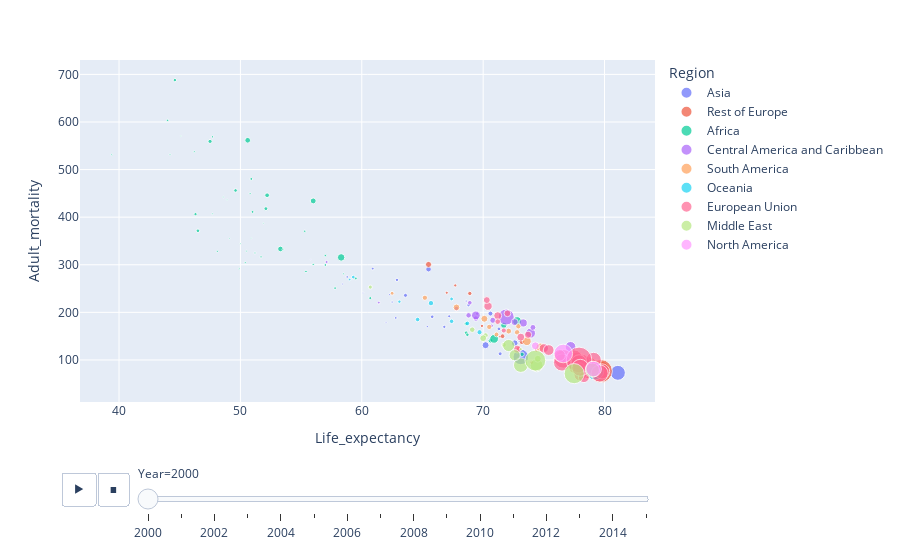

This figure's notebook cell:
### Markdown cell above
### Some final cool things!

You can animate a plot to visualise evolution over time. We'll return to the dataframe `df` for this, but again look at adult mortality against life expectancy.

### Code cell
fig = px.scatter(
    data_frame=df,
    x="Life_expectancy",
    y="Adult_mortality",
    hover_name="Country",
    color="Region",
    size="GDP_per_capita",
    animation_frame="Year",
)
fig.show()

### Figure 1 — Plotly figure (JSON) as saved in the notebook; plotly's stock layout.template omitted (floating-point values rounded to 4 significant figures)
{"data": [{"hovertemplate": "<b>%{hovertext}</b><br><br>Region=Asia<br>Year=2000<br>Life_expectancy=%{x}<br>Adult_mortality=%{y}<br>GDP_per_capita=%{marker.size}<extra></extra>", "hovertext": ["Afghanistan", "Azerbaijan", "Bangladesh", "Bhutan", "Brunei Darussalam", "Cambodia", "China", "India", "Indonesia", "Japan", "Kazakhstan", "Kyrgyz Republic", "Lao PDR", "Malaysia", "Maldives", "Mongolia", "Myanmar", "Nepal", "Pakistan", "Philippines", "Singapore", "Sri Lanka", "Tajikistan", "Thailand", "Turkmenistan", "Uzbekistan", "Vietnam"], "legendgroup": "Asia", "marker": {"color": "#636efa", "size": [148, 1481, 654, 1108, 34064, 487, 2194, 758, 1868, 31431, 4446, 718, 936, 6393, 6982, 1592, 310, 561, 1029, 1831, 34891, 1923, 434, 3518, 2288, 1277, 1170], "sizemode": "area", "sizeref": 281.0, "symbol": "circle"}, "mode": "markers", "name": "Asia", "orientation": "v", "showlegend": true, "type": "scatter", "x": [55.8, 66.8, 65.4, 60.9, 73.1, 58.4, 71.4, 62.5, 65.8, 81.1, 65.5, 68.6, 58.8, 72.6, 70.2, 62.9, 60.1, 62.3, 62.8, 68.8, 78, 71.3, 62, 70.6, 63.6, 67.2, 73], "xaxis": "x", "y": [310.8, 169.5, 170.1, 291.9, 106.3, 259.5, 112.9, 221.6, 190.8, 72.95, 290.7, 223.7, 274.5, 135.1, 131.0, 268.3, 241.4, 237.2, 188.3, 215.4, 80.15, 165.3, 178.8, 197.4, 235.7, 191.8, 139.4], "yaxis": "y"}, {"hovertemplate": "<b>%{hovertext}</b><br><br>Region=Rest of Europe<br>Year=2000<br>Life_expectancy=%{x}<br>Adult_mortality=%{y}<br>GDP_per_capita=%{marker.size}<extra></extra>", "hovertext": ["Albania", "Armenia", "Belarus", "Bosnia and Herzegovina", "Georgia", "Iceland", "Moldova", "Montenegro", "North Macedonia", "Norway", "Russian Federation", "Serbia", "Switzerland", "Ukraine", "United Kingdom"], "legendgroup": "Rest of Europe", "marker": {"color": "#EF553B", "size": [1961, 1290, 2617, 2848, 1567, 42175, 1338, 4432, 3283, 67438, 5324, 3193, 74013, 1420, 39229], "sizemode": "area", "sizeref": 281.0, "symbol": "circle"}, "mode": "markers", "name": "Rest of Europe", "orientation": "v", "showlegend": true, "type": "scatter", "x": [74, 71.4, 68.9, 74.4, 69.9, 79.7, 67, 73.2, 72.9, 78.6, 65.5, 71.6, 79.7, 67.7, 77.7], "xaxis": "x", "y": [94.7, 149.1, 239.7, 121.2, 171.5, 78.92, 241.2, 138.1, 123.0, 83.86, 300.6, 149.9, 76.68, 256.5, 88.02], "yaxis": "y"}, {"hovertemplate": "<b>%{hovertext}</b><br><br>Region=Africa<br>Year=2000<br>Life_expectancy=%{x}<br>Adult_mortality=%{y}<br>GDP_per_capita=%{marker.size}<extra></extra>", "hovertext": ["Algeria", "Angola", "Benin", "Botswana", "Burkina Faso", "Burundi", "Cabo Verde", "Cameroon", "Central African Republic", "Chad", "Comoros", "Congo, Dem. Rep.", "Congo, Rep.", "Cote d'Ivoire", "Djibouti", "Egypt, Arab Rep.", "Equatorial Guinea", "Eritrea", "Eswatini", "Ethiopia", "Gabon", "Gambia, The", "Ghana", "Guinea", "Guinea-Bissau", "Kenya", "Lesotho", "Liberia", "Libya", "Madagascar", "Malawi", "Mali", "Mauritania", "Mauritius", "Morocco", "Mozambique", "Namibia", "Niger", "Nigeria", "Rwanda", "Senegal", "Seychelles", "Sierra Leone", "Somalia", "South Africa", "Tanzania", "Togo", "Tunisia", "Uganda", "Zambia", "Zimbabwe"], "legendgroup": "Africa", "marker": {"color": "#00cc96", "size": [3111, 1832, 906, 4569, 440, 307, 1974, 1107, 460, 375, 1190, 351, 2062, 1848, 768, 2610, 4454, 828, 2472, 262, 7888, 729, 1041, 628, 577, 1146, 715, 776, 10747, 488, 294, 572, 1296, 5534, 1763, 295, 3125, 399, 1451, 345, 1067, 11178, 403, 174, 4930, 568, 506, 2881, 517, 774, 1697], "sizemode": "area", "sizeref": 281.0, "symbol": "circle"}, "mode": "markers", "name": "Africa", "orientation": "v", "showlegend": true, "type": "scatter", "x": [70.6, 46.5, 55.4, 50.6, 50.5, 49.1, 68.6, 51, 44.2, 47.7, 59.5, 50, 52.1, 49.6, 57, 68.6, 53.3, 55.3, 47.5, 51.9, 58.3, 56, 57, 51.2, 50.4, 50.9, 47.7, 51.7, 70.9, 58.5, 45.1, 48.1, 60.7, 71.7, 68.7, 48.9, 52.2, 49.9, 46.3, 48.6, 57.8, 72.8, 39.4, 50.9, 56, 50.8, 53.5, 73.2, 46.2, 44, 44.6], "xaxis": "x", "y": [140.5, 371.4, 285.9, 561.5, 328.8, 355.0, 157.1, 411.1, 531.5, 407.0, 271.4, 344.3, 417.9, 456.2, 319.4, 175.9, 333.2, 370.5, 559.2, 387.2, 315.4, 300.7, 299.5, 324.8, 304.4, 480.4, 568.8, 316.6, 144.3, 281.0, 570.6, 328.2, 229.9, 172.9, 152.9, 436.5, 446.1, 291.8, 406.4, 442.3, 250.9, 181.6, 531.3, 355.9, 434.1, 449.9, 332.0, 111.9, 537.6, 603.5, 688.0], "yaxis": "y"}, {"hovertemplate": "<b>%{hovertext}</b><br><br>Region=Central America and Caribbean<br>Year=2000<br>Life_expectancy=%{x}<br>Adult_mortality=%{y}<br>GDP_per_capita=%{marker.size}<extra></extra>", "hovertext": ["Antigua and Barbuda", "Bahamas, The", "Barbados", "Belize", "Costa Rica", "Cuba", "Dominican Republic", "El Salvador", "Grenada", "Guatemala", "Haiti", "Honduras", "Jamaica", "Nicaragua", "Panama", "Sao Tome and Principe", "St. Lucia", "St. Vincent and the Grenadines", "Trinidad and Tobago"], "legendgroup": "Central America and Caribbean", "marker": {"color": "#ab63fa", "size": [14070, 35794, 16277, 4275, 7678, 4106, 4209, 2993, 6977, 3195, 1316, 1790, 4841, 1445, 6955, 1081, 9327, 5339, 10669], "sizemode": "area", "sizeref": 281.0, "symbol": "circle"}, "mode": "markers", "name": "Central America and Caribbean", "orientation": "v", "showlegend": true, "type": "scatter", "x": [73.9, 71.9, 77.2, 68.8, 77.5, 76.7, 69.4, 68.9, 72.6, 67.8, 57.1, 70.7, 74.1, 69.5, 75.1, 61.4, 73.3, 70.8, 69.4], "xaxis": "x", "y": [156.2, 190.1, 127.4, 193.7, 99.0, 111.3, 187.0, 220.1, 179.5, 207.8, 305.8, 171.7, 168.4, 197.0, 124.9, 220.4, 177.7, 183.4, 193.7], "yaxis": "y"}, {"hovertemplate": "<b>%{hovertext}</b><br><br>Region=South America<br>Year=2000<br>Life_expectancy=%{x}<br>Adult_mortality=%{y}<br>GDP_per_capita=%{marker.size}<extra></extra>", "hovertext": ["Argentina", "Bolivia", "Brazil", "Chile", "Colombia", "Ecuador", "Guyana", "Paraguay", "Peru", "Suriname", "Uruguay", "Venezuela, RB"], "legendgroup": "South America", "marker": {"color": "#FFA15A", "size": [10731, 2059, 6788, 8556, 3962, 4209, 3851, 3904, 3304, 6202, 10083, 4842], "sizemode": "area", "sizeref": 281.0, "symbol": "circle"}, "mode": "markers", "name": "South America", "orientation": "v", "showlegend": true, "type": "scatter", "x": [73.6, 62.5, 70.1, 76.4, 72.9, 72.8, 65.2, 70.5, 71.1, 67.8, 74.7, 72.1], "xaxis": "x", "y": [139.3, 240.0, 186.5, 108.9, 170.6, 158.0, 230.7, 169.4, 153.6, 210.4, 126.5, 160.6], "yaxis": "y"}, {"hovertemplate": "<b>%{hovertext}</b><br><br>Region=Oceania<br>Year=2000<br>Life_expectancy=%{x}<br>Adult_mortality=%{y}<br>GDP_per_capita=%{marker.size}<extra></extra>", "hovertext": ["Australia", "Fiji", "Kiribati", "Micronesia, Fed. Sts.", "New Zealand", "Papua New Guinea", "Samoa", "Solomon Islands", "Timor-Leste", "Tonga", "Vanuatu"], "legendgroup": "Oceania", "marker": {"color": "#19d3f3", "size": [45559, 4107, 1554, 2895, 30863, 1884, 3059, 1939, 942, 3672, 2837], "sizemode": "area", "sizeref": 281.0, "symbol": "circle"}, "mode": "markers", "name": "Oceania", "orientation": "v", "showlegend": true, "type": "scatter", "x": [79.2, 65.7, 63.1, 64.6, 78.6, 59.3, 68.7, 67.4, 59, 69.7, 67.4], "xaxis": "x", "y": [77.04, 219.3, 222.4, 185.0, 85.7, 274.1, 176.8, 228.2, 269.0, 158.3, 181.2], "yaxis": "y"}, {"hovertemplate": "<b>%{hovertext}</b><br><br>Region=European Union<br>Year=2000<br>Life_expectancy=%{x}<br>Adult_mortality=%{y}<br>GDP_per_capita=%{marker.size}<extra></extra>", "hovertext": ["Austria", "Belgium", "Bulgaria", "Croatia", "Cyprus", "Czechia", "Denmark", "Estonia", "Finland", "France", "Germany", "Greece", "Hungary", "Ireland", "Italy", "Latvia", "Lithuania", "Luxembourg", "Malta", "Netherlands", "Poland", "Portugal", "Romania", "Slovak Republic", "Slovenia", "Spain", "Sweden"], "legendgroup": "European Union", "marker": {"color": "#FF6692", "size": [38843, 35675, 3718, 8806, 22382, 12312, 49242, 9960, 37884, 33597, 34490, 18643, 8971, 41623, 32351, 6727, 6423, 92528, 17189, 40457, 7357, 18795, 4549, 8915, 16241, 23938, 41117], "sizemode": "area", "sizeref": 281.0, "symbol": "circle"}, "mode": "markers", "name": "European Union", "orientation": "v", "showlegend": true, "type": "scatter", "x": [78.1, 77.7, 71.7, 72.8, 78, 75, 76.6, 70.4, 77.5, 79.1, 77.9, 77.9, 71.2, 76.5, 79.8, 70.3, 72, 77.9, 78.3, 78, 73.7, 76.3, 71.2, 73.1, 75.4, 79, 79.6], "xaxis": "x", "y": [94.88, 99.6, 161.9, 122.8, 69.06, 124.4, 102.4, 213.0, 103.9, 99.79, 94.41, 82.16, 193.0, 94.64, 76.01, 225.8, 198.0, 100.1, 64.05, 83.61, 152.9, 109.6, 180.5, 148.0, 120.8, 83.2, 71.72], "yaxis": "y"}, {"hovertemplate": "<b>%{hovertext}</b><br><br>Region=Middle East<br>Year=2000<br>Life_expectancy=%{x}<br>Adult_mortality=%{y}<br>GDP_per_capita=%{marker.size}<extra></extra>", "hovertext": ["Bahrain", "Iran, Islamic Rep.", "Iraq", "Israel", "Jordan", "Kuwait", "Lebanon", "Oman", "Qatar", "Saudi Arabia", "Syrian Arab Republic", "Turkiye", "United Arab Emirates", "Yemen, Rep."], "legendgroup": "Middle East", "marker": {"color": "#B6E880", "size": [23244, 3923, 4337, 28748, 3588, 29952, 6713, 20625, 56865, 17691, 1341, 6544, 60716, 2384], "sizemode": "area", "sizeref": 281.0, "symbol": "circle"}, "mode": "markers", "name": "Middle East", "orientation": "v", "showlegend": true, "type": "scatter", "x": [74.4, 70.2, 69.1, 79, 71.7, 73.1, 74.5, 72.1, 77.5, 72.6, 73.1, 70, 74.3, 60.7], "xaxis": "x", "y": [88.54, 151.6, 163.6, 78.65, 131.7, 89.13, 102.5, 130.3, 71.2, 110.0, 122.7, 145.7, 98.75, 253.0], "yaxis": "y"}, {"hovertemplate": "<b>%{hovertext}</b><br><br>Region=North America<br>Year=2000<br>Life_expectancy=%{x}<br>Adult_mortality=%{y}<br>GDP_per_capita=%{marker.size}<extra></extra>", "hovertext": ["Canada", "Mexico", "United States"], "legendgroup": "North America", "marker": {"color": "#FF97FF", "size": [34122, 8862, 48746], "sizemode": "area", "sizeref": 281.0, "symbol": "circle"}, "mode": "markers", "name": "North America", "orientation": "v", "showlegend": true, "type": "scatter", "x": [79.1, 74.3, 76.6], "xaxis": "x", "y": [80.98, 129.7, 113.6], "yaxis": "y"}], "layout": {"legend": {"itemsizing": "constant", "title": {"text": "Region"}, "tracegroupgap": 0}, "margin": {"t": 60}, "sliders": [{"active": 0, "currentvalue": {"prefix": "Year="}, "len": 0.9, "pad": {"b": 10, "t": 60}, "steps": [{"args": [["2000"], {"frame": {"duration": 0, "redraw": false}, "fromcurrent": true, "mode": "immediate", "transition": {"duration": 0, "easing": "linear"}}], "label": "2000", "method": "animate"}, {"args": [["2001"], {"frame": {"duration": 0, "redraw": false}, "fromcurrent": true, "mode": "immediate", "transition": {"duration": 0, "easing": "linear"}}], "label": "2001", "method": "animate"}, {"args": [["2002"], {"frame": {"duration": 0, "redraw": false}, "fromcurrent": true, "mode": "immediate", "transition": {"duration": 0, "easing": "linear"}}], "label": "2002", "method": "animate"}, {"args": [["2003"], {"frame": {"duration": 0, "redraw": false}, "fromcurrent": true, "mode": "immediate", "transition": {"duration": 0, "easing": "linear"}}], "label": "2003", "method": "animate"}, {"args": [["2004"], {"frame": {"duration": 0, "redraw": false}, "fromcurrent": true, "mode": "immediate", "transition": {"duration": 0, "easing": "linear"}}], "label": "2004", "method": "animate"}, {"args": [["2005"], {"frame": {"duration": 0, "redraw": false}, "fromcurrent": true, "mode": "immediate", "transition": {"duration": 0, "easing": "linear"}}], "label": "2005", "method": "animate"}, {"args": [["2006"], {"frame": {"duration": 0, "redraw": false}, "fromcurrent": true, "mode": "immediate", "transition": {"duration": 0, "easing": "linear"}}], "label": "2006", "method": "animate"}, {"args": [["2007"], {"frame": {"duration": 0, "redraw": false}, "fromcurrent": true, "mode": "immediate", "transition": {"duration": 0, "easing": "linear"}}], "label": "2007", "method": "animate"}, {"args": [["2008"], {"frame": {"duration": 0, "redraw": false}, "fromcurrent": true, "mode": "immediate", "transition": {"duration": 0, "easing": "linear"}}], "label": "2008", "method": "animate"}, {"args": [["2009"], {"frame": {"duration": 0, "redraw": false}, "fromcurrent": true, "mode": "immediate", "transition": {"duration": 0, "easing": "linear"}}], "label": "2009", "method": "animate"}, {"args": [["2010"], {"frame": {"duration": 0, "redraw": false}, "fromcurrent": true, "mode": "immediate", "transition": {"duration": 0, "easing": "linear"}}], "label": "2010", "method": "animate"}, {"args": [["2011"], {"frame": {"duration": 0, "redraw": false}, "fromcurrent": true, "mode": "immediate", "transition": {"duration": 0, "easing": "linear"}}], "label": "2011", "method": "animate"}, {"args": [["2012"], {"frame": {"duration": 0, "redraw": false}, "fromcurrent": true, "mode": "immediate", "transition": {"duration": 0, "easing": "linear"}}], "label": "2012", "method": "animate"}, {"args": [["2013"], {"frame": {"duration": 0, "redraw": false}, "fromcurrent": true, "mode": "immediate", "transition": {"duration": 0, "easing": "linear"}}], "label": "2013", "method": "animate"}, {"args": [["2014"], {"frame": {"duration": 0, "redraw": false}, "fromcurrent": true, "mode": "immediate", "transition": {"duration": 0, "easing": "linear"}}], "label": "2014", "method": "animate"}, {"args": [["2015"], {"frame": {"duration": 0, "redraw": false}, "fromcurrent": true, "mode": "immediate", "transition": {"duration": 0, "easing": "linear"}}], "label": "2015", "method": "animate"}], "x": 0.1, "xanchor": "left", "y": 0, "yanchor": "top"}], "updatemenus": [{"buttons": [{"args": [null, {"frame": {"duration": 500, "redraw": false}, "fromcurrent": true, "mode": "immediate", "transition": {"duration": 500, "easing": "linear"}}], "label": "&#9654;", "method": "animate"}, {"args": [[null], {"frame": {"duration": 0, "redraw": false}, "fromcurrent": true, "mode": "immediate", "transition": {"duration": 0, "easing": "linear"}}], "label": "&#9724;", "method": "animate"}], "direction": "left", "pad": {"r": 10, "t": 70}, "showactive": false, "type": "buttons", "x": 0.1, "xanchor": "right", "y": 0, "yanchor": "top"}], "xaxis": {"anchor": "y", "domain": [0, 1], "title": {"text": "Life_expectancy"}}, "yaxis": {"anchor": "x", "domain": [0, 1], "title": {"text": "Adult_mortality"}}}}
